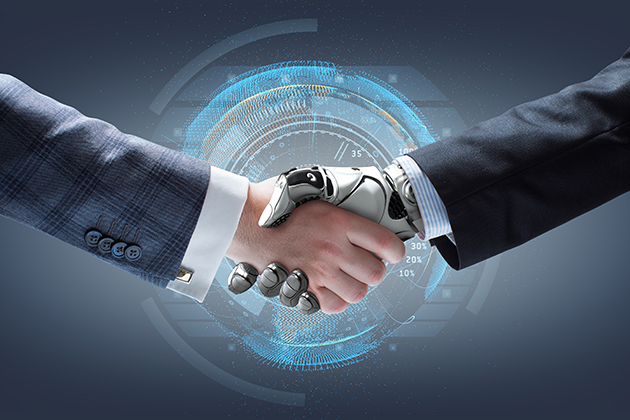
#> input picture openCV/handshake.jpg, 630 x 420 px
$ python image_negative.py
#> lines starting #> are read from the running program, lines starting #| are printed output that depends on the picture
import cv2

# 读入图片资源
img = cv2.imread("handshake.jpg")
#> img is the input picture: shape (420, 630, 3); mean B, G, R 105.9, 90, 77.8
cv2.namedWindow("Image_Show_Pre")
cv2.imshow("Image_Show_Pre", img)

# 负片效果变换
r, g, b = cv2.split(img)
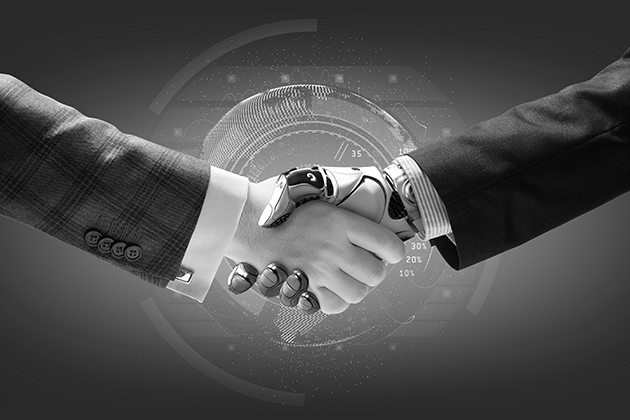
#> b: shape (420, 630); min 0, max 255, mean 77.8
r = 255 - r
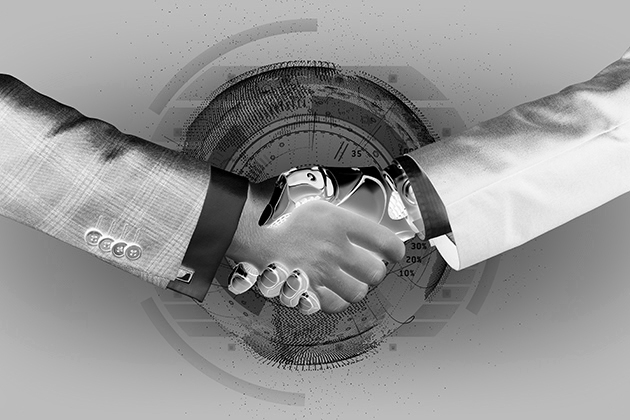
#> r: shape (420, 630); min 0, max 255, mean 149.1
g = 255 - g
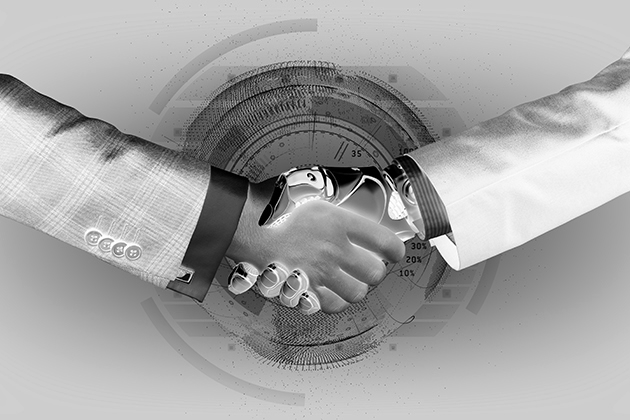
#> g: shape (420, 630); min 0, max 255, mean 165
b = 255 - b
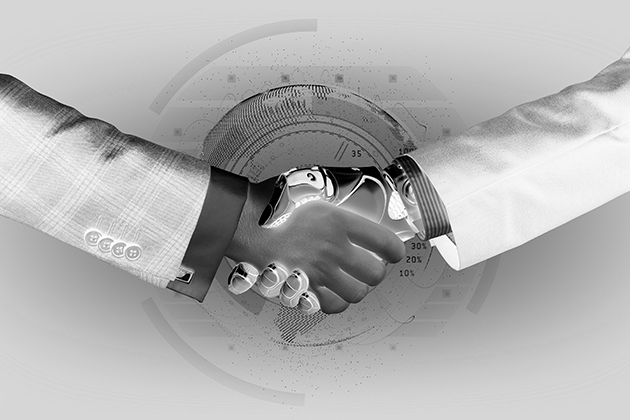
#> b: shape (420, 630); min 0, max 255, mean 177.2

img[:, :, 0] = r
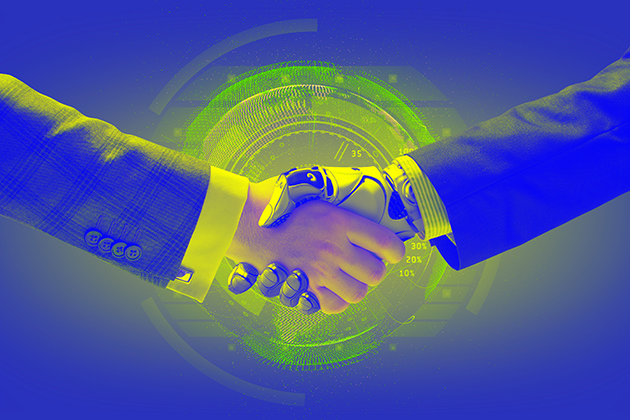
#> img: shape (420, 630, 3); mean B, G, R 149.1, 90, 77.8
img[:, :, 1] = g
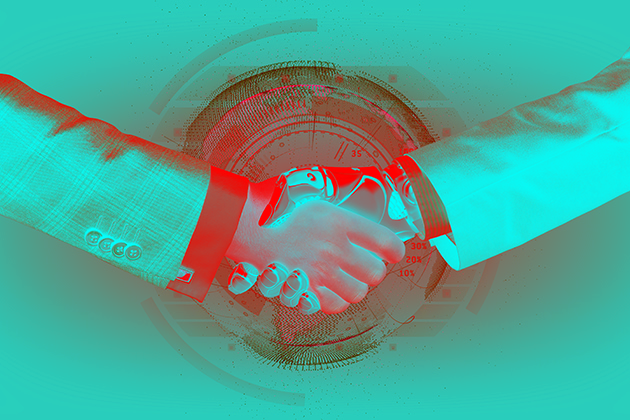
#> img: shape (420, 630, 3); mean B, G, R 149.1, 165, 77.8
img[:, :, 2] = b
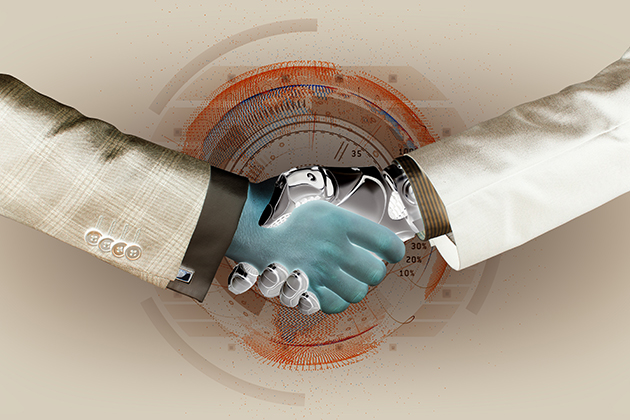
#> img: shape (420, 630, 3); mean B, G, R 149.1, 165, 177.2

cv2.namedWindow("Image_Show_After")
cv2.imshow("Image_Show_After", img)
cv2.waitKey(0)
